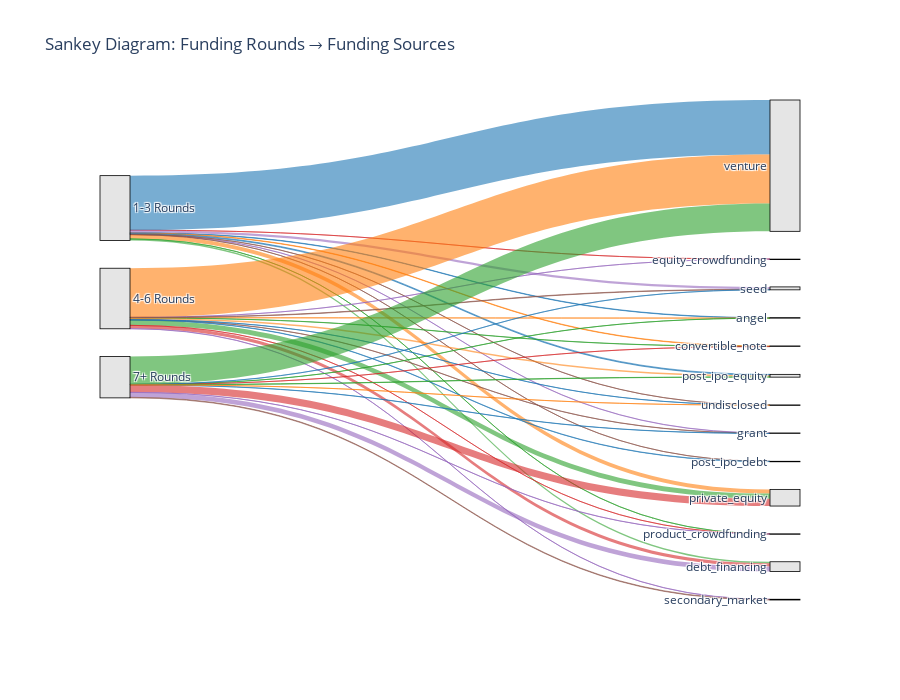

This figure's notebook cell:
### Code cell
import pandas as pd
import plotly.graph_objects as go

# Load the dataset
file_path = "data.csv"
df = pd.read_csv(file_path, encoding="ISO-8859-1")

# Standardize column names
df.columns = df.columns.str.strip().str.lower().str.replace(" ", "_")

# Selecting relevant columns
funding_rounds_col = "funding_rounds"
funding_sources = [
    "seed", "venture", "equity_crowdfunding", "undisclosed", "convertible_note",
    "debt_financing", "angel", "grant", "private_equity", "post_ipo_equity",
    "post_ipo_debt", "secondary_market", "product_crowdfunding"
]

# Bucket funding rounds into categories
df["Funding Round Group"] = pd.cut(df[funding_rounds_col], 
                                   bins=[0, 3, 6, float("inf")], 
                                   labels=["1-3 Rounds", "4-6 Rounds", "7+ Rounds"])

# Melt dataset to create source-target pairs
df_melted = df.melt(id_vars=["Funding Round Group"], value_vars=funding_sources, 
                     var_name="Funding Source", value_name="Amount")
df_melted = df_melted.dropna().query("Amount > 0")  # Remove missing or zero funding rows

# Group and sum funding amounts
df_sankey = df_melted.groupby(["Funding Round Group", "Funding Source"]).sum().reset_index()

# Create nodes list (Funding Rounds and Funding Sources)
nodes = list(df_sankey["Funding Round Group"].unique()) + list(df_sankey["Funding Source"].unique())
node_mapping = {node: i for i, node in enumerate(nodes)}

# Map source and target to node indices
df_sankey["source_id"] = df_sankey["Funding Round Group"].map(node_mapping)
df_sankey["target_id"] = df_sankey["Funding Source"].map(node_mapping)

# Generate colors dynamically for better differentiation
colors = [
    "rgba(31, 119, 180, 0.6)", "rgba(255, 127, 14, 0.6)", "rgba(44, 160, 44, 0.6)",
    "rgba(214, 39, 40, 0.6)", "rgba(148, 103, 189, 0.6)", "rgba(140, 86, 75, 0.6)"
]
link_colors = [colors[i % len(colors)] for i in range(len(df_sankey))]

# Create Sankey diagram
fig = go.Figure(go.Sankey(
    node=dict(
        pad=30,  # Increased padding for better separation
        thickness=30,  # Increased thickness for better visibility
        line=dict(color="black", width=0.8),
        label=nodes,
        color="rgba(0, 0, 0, 0.1)"  # Lighter color for nodes to improve contrast
    ),
    link=dict(
        source=df_sankey["source_id"],
        target=df_sankey["target_id"],
        value=df_sankey["Amount"],
        color=link_colors  # Apply dynamic colors for better distinction
    )
))

fig.update_layout(
    title_text="Sankey Diagram: Funding Rounds → Funding Sources",
    font_size=12,
    margin=dict(t=100, b=100, l=100, r=100),  # Adjusted margins to give more space
    height=700  # Adjusted height
)

fig.show()
fig.write_html("sankey_diagram.html")

### Figure 1 — Plotly figure (JSON) as saved in the notebook; plotly's stock layout.template omitted (floating-point values rounded to 4 significant figures)
{"data": [{"link": {"color": ["rgba(31, 119, 180, 0.6)", "rgba(255, 127, 14, 0.6)", "rgba(44, 160, 44, 0.6)", "rgba(214, 39, 40, 0.6)", "rgba(148, 103, 189, 0.6)", "rgba(140, 86, 75, 0.6)", "rgba(31, 119, 180, 0.6)", "rgba(255, 127, 14, 0.6)", "rgba(44, 160, 44, 0.6)", "rgba(214, 39, 40, 0.6)", "rgba(148, 103, 189, 0.6)", "rgba(140, 86, 75, 0.6)", "rgba(31, 119, 180, 0.6)", "rgba(255, 127, 14, 0.6)", "rgba(44, 160, 44, 0.6)", "rgba(214, 39, 40, 0.6)", "rgba(148, 103, 189, 0.6)", "rgba(140, 86, 75, 0.6)", "rgba(31, 119, 180, 0.6)", "rgba(255, 127, 14, 0.6)", "rgba(44, 160, 44, 0.6)", "rgba(214, 39, 40, 0.6)", "rgba(148, 103, 189, 0.6)", "rgba(140, 86, 75, 0.6)", "rgba(31, 119, 180, 0.6)", "rgba(255, 127, 14, 0.6)", "rgba(44, 160, 44, 0.6)", "rgba(214, 39, 40, 0.6)", "rgba(148, 103, 189, 0.6)", "rgba(140, 86, 75, 0.6)", "rgba(31, 119, 180, 0.6)", "rgba(255, 127, 14, 0.6)", "rgba(44, 160, 44, 0.6)", "rgba(214, 39, 40, 0.6)", "rgba(148, 103, 189, 0.6)", "rgba(140, 86, 75, 0.6)", "rgba(31, 119, 180, 0.6)", "rgba(255, 127, 14, 0.6)", "rgba(44, 160, 44, 0.6)"], "source": [0, 0, 0, 0, 0, 0, 0, 0, 0, 0, 0, 0, 0, 1, 1, 1, 1, 1, 1, 1, 1, 1, 1, 1, 1, 1, 2, 2, 2, 2, 2, 2, 2, 2, 2, 2, 2, 2, 2], "target": [3, 4, 5, 6, 7, 8, 9, 10, 11, 12, 13, 14, 15, 3, 4, 5, 6, 7, 8, 9, 10, 11, 12, 13, 14, 15, 3, 4, 5, 6, 7, 8, 9, 10, 11, 12, 13, 14, 15], "value": [339582524, 363222007, 1251670497, 8931807, 154069550, 20000000, 712039038, 3359802501, 54433259, 0, 1903391245, 86921549, 43810248981, 70922254, 131027159, 2626781762, 810000, 151566595, 243800000, 1296177611, 4148399425, 4319796, 132892396, 359358322, 63896036, 39418341749, 33124000, 20688929, 3933326853, 0, 126907200, 0, 226191968, 5865176097, 72000000, 466250000, 95480240, 64542751, 22286273116]}, "node": {"color": "rgba(0, 0, 0, 0.1)", "label": ["1-3 Rounds", "4-6 Rounds", "7+ Rounds", "angel", "convertible_note", "debt_financing", "equity_crowdfunding", "grant", "post_ipo_debt", "post_ipo_equity", "private_equity", "product_crowdfunding", "secondary_market", "seed", "undisclosed", "venture"], "line": {"color": "black", "width": 0.8}, "pad": 30, "thickness": 30}, "type": "sankey"}], "layout": {"font": {"size": 12}, "height": 700, "margin": {"b": 100, "l": 100, "r": 100, "t": 100}, "title": {"text": "Sankey Diagram: Funding Rounds → Funding Sources"}}}
